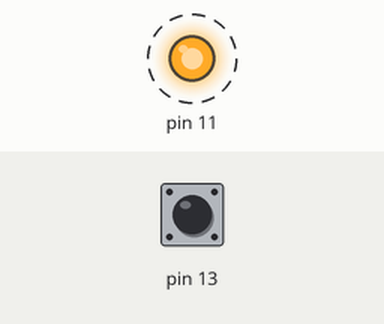
Simulated run of this program. Board: Raspberry Pi (header pin numbers). On the bench: output pins drawn as LEDs (lit = HIGH). Dashed ring = blinking. The inputs (shaded band) are chosen by the test bench; at power-on: pin 13 LOW.

Above: at 0.75 s.
1.3 s: pin 13 pulled HIGH for 3.2 s
At 1.65 s:
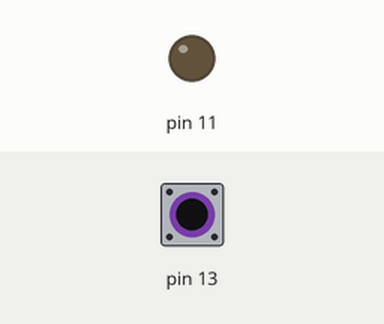
At 2.4 s:
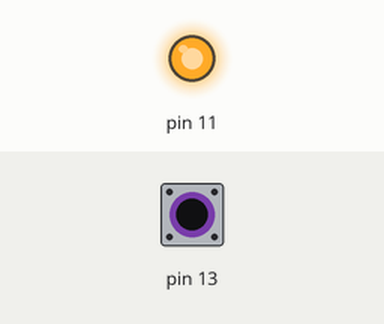
Timing chart, 0 to 12.0 s (numbered marks = the images above; inputs shaded):
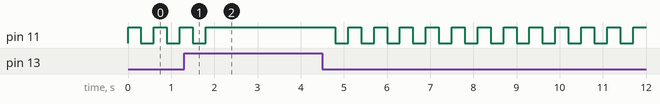

The program:

Blink_LED.py
```python
import RPi.GPIO as GPIO
import time

GPIO.setmode(GPIO.BOARD)
GPIO.setup(13, GPIO.IN, pull_up_down=GPIO.PUD_DOWN)
GPIO.setup(11, GPIO.OUT)
while True:
    if GPIO.input(13):
        GPIO.output(11, True)
        time.sleep(0.3)
    else:
        GPIO.output(11, True)
        time.sleep(0.3)
        GPIO.output(11, False)
        time.sleep(0.3)
    
```
